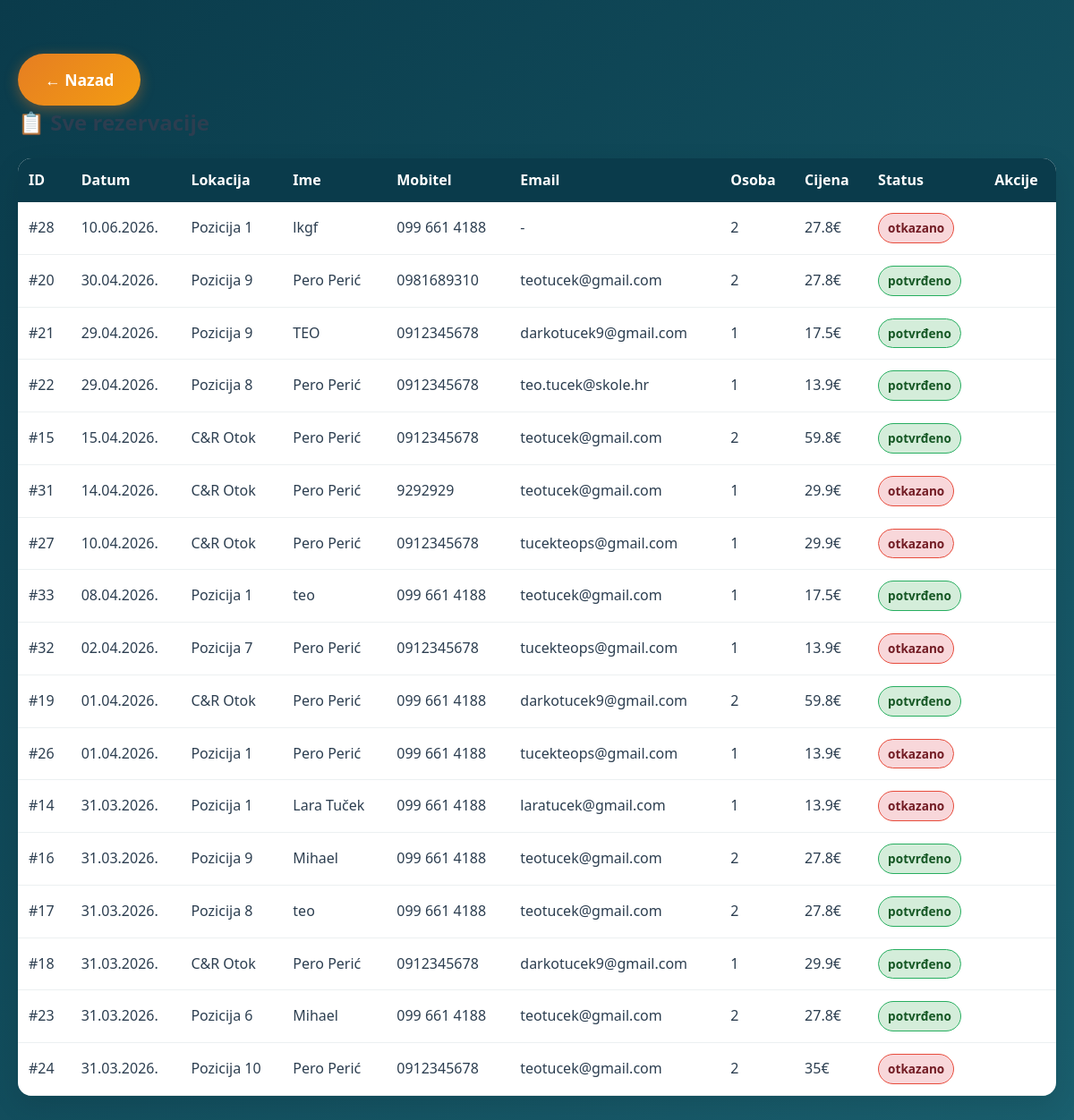
The page /admin_rezervacije.php (signed in) on the database its author committed.
### tables this page shows
CREATE TABLE `rezervacije` (
  `id_rezervacije` int(11) NOT NULL,
  `id_lokacije` int(11) NOT NULL,
  `id_tipa_ulaznice` int(11) DEFAULT NULL,
  `id_paketa_nocni` int(11) DEFAULT NULL,
  `datum_rezervacije` date NOT NULL,
  `ime_prezime` varchar(100) NOT NULL,
  `broj_mobitela` varchar(20) NOT NULL,
  `email` varchar(100) DEFAULT NULL,
  `broj_osoba` int(11) NOT NULL,
  `cijena_po_osobi` decimal(10,2) NOT NULL,
  `napomena` text DEFAULT NULL,
  `status` enum('na čekanju','potvrđeno','otkazano') DEFAULT 'na čekanju',
  `razlog_otkazivanja` text DEFAULT NULL,
  `created_at` timestamp NOT NULL DEFAULT current_timestamp()
);

CREATE TABLE `lokacije` (
  `id_lokacije` int(11) NOT NULL,
  `naziv` varchar(100) NOT NULL,
  `tip` enum('R23 pozicija','C&R Otok') NOT NULL,
  `kapacitet` int(11) NOT NULL DEFAULT 2,
  `opis` text DEFAULT NULL,
  `ima_struju` tinyint(1) DEFAULT 0,
  `ima_sjenicu` tinyint(1) DEFAULT 0,
  `aktivno` tinyint(1) DEFAULT 1
);

### admin_rezervacije.php (the view, shortened to what this page needs)
<?php
require_once '../spoji.php';
$rez = $mysqli->query("
    SELECT r.*, l.naziv AS lokacija
    FROM rezervacije r
    JOIN lokacije l ON r.id_lokacije = l.id_lokacije
    ORDER BY r.datum_rezervacije DESC
");
?>
<!DOCTYPE html>
<html>
<head>
    <link rel="stylesheet" href="../style.css">
</head>
<body>
    <div class="container">
        <div style="margin: 20px 0;">
            <a href="dashboard.php" class="btn">← Nazad</a>
            <h2>📋 Sve rezervacije</h2>
        </div>
        <div class="table-container">
            <table>
                <thead>
                    <tr>
                        <th>ID</th>
                        <th>Datum</th>
                        <th>Lokacija</th>
                        <th>Ime</th>
                        <th>Mobitel</th>
                        <th>Email</th>
                        <th>Osoba</th>
                        <th>Cijena</th>
                        <th>Status</th>
                        <th>Akcije</th>
                    </tr>
                </thead>
                <tbody>
                    <?php while ($r = $rez->fetch_assoc()): ?>
                    <tr>
                        <td>#<?php echo $r['id_rezervacije']; ?></td>
                        <td><?php echo date('d.m.Y.', strtotime($r['datum_rezervacije'])); ?></td>
                        <td><?php echo $r['lokacija']; ?></td>
                        <td><?php echo $r['ime_prezime']; ?></td>
                        <td><?php echo $r['broj_mobitela']; ?></td>
                        <td><?php echo $r['email'] ?: '-'; ?></td>
                        <td><?php echo $r['broj_osoba']; ?></td>
                        <td><?php echo $r['broj_osoba'] * $r['cijena_po_osobi']; ?>€</td>
                        <td>
                            <span class="badge badge-<?php
                                echo $r['status'] == 'potvrđeno' ? 'success' :
                                    ($r['status'] == 'na čekanju' ? 'warning' : 'danger');
                            ?>">
                                <?php echo $r['status']; ?>
                            </span>
                        </td>
                        <td>
                        </td>
                    </tr>
                    <?php endwhile; ?>
                </tbody>
            </table>
        </div>
    </div>
</body>
</html>

### style.css (style rules this page uses)
* { margin: 0; padding: 0; box-sizing: border-box; }
body { font-family: 'Segoe UI', Tahoma, Geneva, Verdana, sans-serif; background: linear-gradient(135deg, #0a3b4b 0%, #1a5f6e 100%); min-height: 100vh; color: #2c3e50; line-height: 1.6; }
.container { max-width: 1200px; margin: 0 auto; padding: 40px 20px; }
.btn { background: linear-gradient(135deg, #e67e22, #f39c12); color: white; border: none; padding: 15px 30px; border-radius: 50px; font-size: 1.1rem; font-weight: bold; cursor: pointer; transition: all 0.3s; display: inline-block; text-decoration: none; text-align: center; box-shadow: 0 4px 15px rgba(230, 126, 34, 0.4); }
.table-container { overflow-x: auto; background: white; border-radius: 15px; box-shadow: 0 10px 30px rgba(0,0,0,0.1); margin: 20px 0; }
table { width: 100%; border-collapse: collapse; }
th { background: #0a3b4b; color: white; padding: 12px; text-align: left; }
td { padding: 12px; border-bottom: 1px solid #ecf0f1; }
.badge { display: inline-block; padding: 5px 10px; border-radius: 50px; font-size: 0.85rem; font-weight: 600; text-decoration: none; }
.badge-success { background: #d4edda; color: #155724; border: 1px solid #27ae60; }
.badge-danger { background: #f8d7da; color: #721c24; border: 1px solid #e74c3c; }

### rows shown on the page
rezervacije: id_rezervacije "28", datum_rezervacije "10.06.2026.", id_lokacije.naziv "Pozicija 1", ime_prezime "lkgf", broj_mobitela "099 661 4188", email "-", broj_osoba "2", $r['broj_osoba'] * $r['cijena_po_osobi'] "27.8", status "otkazano"
rezervacije: id_rezervacije "20", datum_rezervacije "30.04.2026.", id_lokacije.naziv "Pozicija 9", ime_prezime "Pero Perić", broj_mobitela "0981689310", email "teotucek@gmail.com", broj_osoba "2", $r['broj_osoba'] * $r['cijena_po_osobi'] "27.8", status "potvrđeno"
rezervacije: id_rezervacije "21", datum_rezervacije "29.04.2026.", id_lokacije.naziv "Pozicija 9", ime_prezime "TEO", broj_mobitela "0912345678", email "darkotucek9@gmail.com", broj_osoba "1", $r['broj_osoba'] * $r['cijena_po_osobi'] "17.5", status "potvrđeno"
rezervacije: id_rezervacije "22", datum_rezervacije "29.04.2026.", id_lokacije.naziv "Pozicija 8", ime_prezime "Pero Perić", broj_mobitela "0912345678", email "teo.tucek@skole.hr", broj_osoba "1", $r['broj_osoba'] * $r['cijena_po_osobi'] "13.9", status "potvrđeno"
rezervacije: id_rezervacije "15", datum_rezervacije "15.04.2026.", id_lokacije.naziv "C&R Otok", ime_prezime "Pero Perić", broj_mobitela "0912345678", email "teotucek@gmail.com", broj_osoba "2", $r['broj_osoba'] * $r['cijena_po_osobi'] "59.8", status "potvrđeno"
rezervacije: id_rezervacije "31", datum_rezervacije "14.04.2026.", id_lokacije.naziv "C&R Otok", ime_prezime "Pero Perić", broj_mobitela "9292929", email "teotucek@gmail.com", broj_osoba "1", $r['broj_osoba'] * $r['cijena_po_osobi'] "29.9", status "otkazano"
rezervacije: id_rezervacije "27", datum_rezervacije "10.04.2026.", id_lokacije.naziv "C&R Otok", ime_prezime "Pero Perić", broj_mobitela "0912345678", email "tucekteops@gmail.com", broj_osoba "1", $r['broj_osoba'] * $r['cijena_po_osobi'] "29.9", status "otkazano"
rezervacije: id_rezervacije "33", datum_rezervacije "08.04.2026.", id_lokacije.naziv "Pozicija 1", ime_prezime "teo", broj_mobitela "099 661 4188", email "teotucek@gmail.com", broj_osoba "1", $r['broj_osoba'] * $r['cijena_po_osobi'] "17.5", status "potvrđeno"
rezervacije: id_rezervacije "32", datum_rezervacije "02.04.2026.", id_lokacije.naziv "Pozicija 7", ime_prezime "Pero Perić", broj_mobitela "0912345678", email "tucekteops@gmail.com", broj_osoba "1", $r['broj_osoba'] * $r['cijena_po_osobi'] "13.9", status "otkazano"
rezervacije: id_rezervacije "19", datum_rezervacije "01.04.2026.", id_lokacije.naziv "C&R Otok", ime_prezime "Pero Perić", broj_mobitela "099 661 4188", email "darkotucek9@gmail.com", broj_osoba "2", $r['broj_osoba'] * $r['cijena_po_osobi'] "59.8", status "potvrđeno"
rezervacije: id_rezervacije "26", datum_rezervacije "01.04.2026.", id_lokacije.naziv "Pozicija 1", ime_prezime "Pero Perić", broj_mobitela "099 661 4188", email "tucekteops@gmail.com", broj_osoba "1", $r['broj_osoba'] * $r['cijena_po_osobi'] "13.9", status "otkazano"
rezervacije: id_rezervacije "14", datum_rezervacije "31.03.2026.", id_lokacije.naziv "Pozicija 1", ime_prezime "Lara Tuček", broj_mobitela "099 661 4188", email "laratucek@gmail.com", broj_osoba "1", $r['broj_osoba'] * $r['cijena_po_osobi'] "13.9", status "otkazano"
rezervacije: id_rezervacije "16", datum_rezervacije "31.03.2026.", id_lokacije.naziv "Pozicija 9", ime_prezime "Mihael", broj_mobitela "099 661 4188", email "teotucek@gmail.com", broj_osoba "2", $r['broj_osoba'] * $r['cijena_po_osobi'] "27.8", status "potvrđeno"
rezervacije: id_rezervacije "17", datum_rezervacije "31.03.2026.", id_lokacije.naziv "Pozicija 8", ime_prezime "teo", broj_mobitela "099 661 4188", email "teotucek@gmail.com", broj_osoba "2", $r['broj_osoba'] * $r['cijena_po_osobi'] "27.8", status "potvrđeno"
rezervacije: id_rezervacije "18", datum_rezervacije "31.03.2026.", id_lokacije.naziv "C&R Otok", ime_prezime "Pero Perić", broj_mobitela "0912345678", email "darkotucek9@gmail.com", broj_osoba "1", $r['broj_osoba'] * $r['cijena_po_osobi'] "29.9", status "potvrđeno"
rezervacije: id_rezervacije "23", datum_rezervacije "31.03.2026.", id_lokacije.naziv "Pozicija 6", ime_prezime "Mihael", broj_mobitela "099 661 4188", email "teotucek@gmail.com", broj_osoba "2", $r['broj_osoba'] * $r['cijena_po_osobi'] "27.8", status "potvrđeno"
rezervacije: id_rezervacije "24", datum_rezervacije "31.03.2026.", id_lokacije.naziv "Pozicija 10", ime_prezime "Pero Perić", broj_mobitela "0912345678", email "teotucek@gmail.com", broj_osoba "2", $r['broj_osoba'] * $r['cijena_po_osobi'] "35", status "otkazano"
